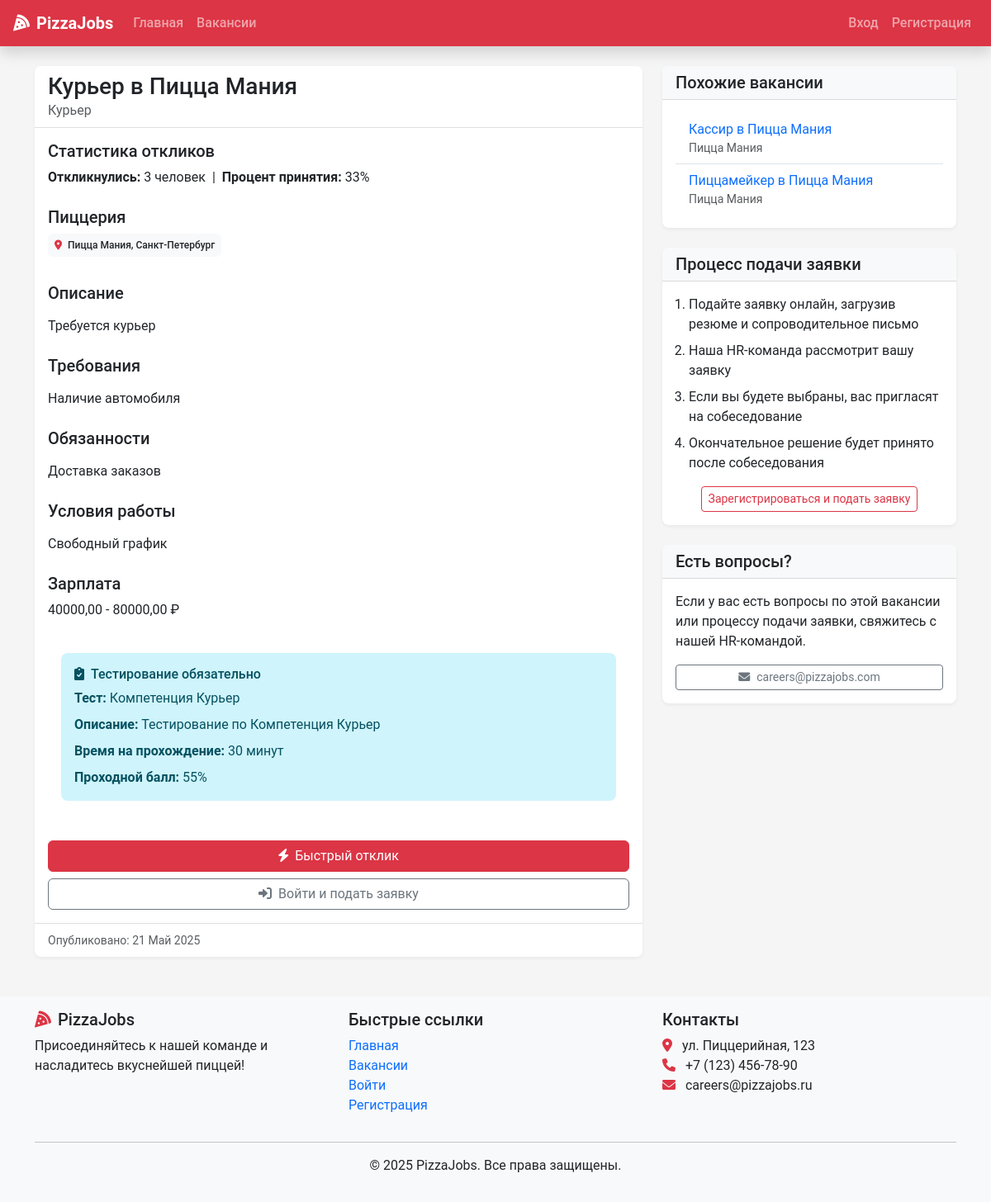
Page /vacancies/7/ on the committed database.
### recruitment/models.py (models this page shows, shortened)
class Vacancy(models.Model):
    title = models.CharField(max_length=100)
    position_type = models.ForeignKey(PositionType,
                                      on_delete=models.CASCADE,
                                      related_name='vacancies')
    restaurants = models.ManyToManyField(Restaurant, related_name='vacancies')
    description = models.TextField()
    requirements = models.TextField()
    responsibilities = models.TextField()
    conditions = models.TextField()
    salary_min = models.DecimalField(max_digits=10,
                                     decimal_places=2,
                                     null=True,
                                     blank=True)
    salary_max = models.DecimalField(max_digits=10,
                                     decimal_places=2,
                                     null=True,
                                     blank=True)
    is_active = models.BooleanField(default=True)
    created_at = models.DateTimeField(auto_now_add=True)
    updated_at = models.DateTimeField(auto_now=True)
    created_by = models.ForeignKey(User,
                                   on_delete=models.SET_NULL,
                                   null=True,
                                   related_name='created_vacancies')
    class Meta:
        verbose_name_plural = "Vacancies"

class PositionType(models.Model):
    title = models.CharField(max_length=100, unique=True)
    description = models.TextField()

class Restaurant(models.Model):
    name = models.CharField(max_length=100)
    address = models.CharField(max_length=255)
    city = models.CharField(max_length=100)
    manager = models.ForeignKey(User,
                                on_delete=models.SET_NULL,
                                null=True,
                                blank=True,
                                related_name='managed_restaurants')

class Test(models.Model):
    position_type = models.OneToOneField(PositionType,
                                         on_delete=models.CASCADE,
                                         related_name='test')
    title = models.CharField(max_length=200)
    description = models.TextField()
    time_limit = models.IntegerField(help_text="Time limit in minutes")
    passing_score = models.IntegerField(default=70)
    is_active = models.BooleanField(default=True)

### recruitment/views.py (the view)
# urls.py: path('vacancies/<int:vacancy_id>/', views.vacancy_detail, name='vacancy_detail'),
def vacancy_detail(request, vacancy_id):
        vacancy = get_object_or_404(Vacancy, id=vacancy_id, is_active=True)
        user_applied = False
        if request.user.is_authenticated:
            user_applied = Application.objects.filter(
                vacancy=vacancy,
                user=request.user
            ).exists()
        total_applications = Application.objects.filter(vacancy=vacancy).count()
        accepted_applications = Application.objects.filter(
            vacancy=vacancy,
            status=ApplicationStatus.ACCEPTED
        ).count()
        acceptance_rate = (
            (accepted_applications * 100) // total_applications
            if total_applications > 0 else 0
        )
        vacancy_restaurants = vacancy.restaurants.all()
        similar_qs = (Vacancy.objects
        .filter(is_active=True,
                restaurants__in=vacancy_restaurants)
        .exclude(pk=vacancy.pk)
        .distinct())
        restaurant_ids = vacancy_restaurants.values_list('id', flat=True)
        similar_vacancies = []
        for sim in similar_qs.prefetch_related('restaurants'):
            common = sim.restaurants.filter(id__in=restaurant_ids).first()
            similar_vacancies.append({
                'vacancy': sim,
                'restaurant': common
                })
        context = {
            'vacancy': vacancy,
            'user_applied': user_applied,
            'total_applications': total_applications,
            'acceptance_rate': acceptance_rate,
            'similar_vacancies': similar_vacancies,
        }
        return render(request, 'vacancies/detail.html', context)

### recruitment/context_processors.py (called while the page is built, shortened)
def notifications_context(request):
    context = {}
    return context

### templates/vacancies/detail.html (shortened to what this page needs)
{% extends 'base.html' %}
{% block content %}
<div class="container">
    <div class="row">
        <div class="col-lg-8">
            <div class="card shadow-sm mb-4">
                <div class="card-header bg-white">
                    <h1 class="card-title h3 mb-0">{{ vacancy.title }}</h1>
                    <p class="text-muted mb-0">{{ vacancy.position_type.title }}</p>
                </div>
                <div class="card-body">
                <div class="mb-4">
                    <h5>Статистика откликов</h5>
                    <p>
                        <strong>Откликнулись:</strong> {{ total_applications }} человек
                        {% if total_applications > 0 %}
                            &nbsp;|&nbsp;
                            <strong>Процент принятия:</strong> {{ acceptance_rate }}%
                        {% endif %}
                    </p>
                </div>
                    <div class="mb-4">
                        <h5>Пиццерия</h5>
                        <div class="d-flex flex-wrap">
                            {% for restaurant in vacancy.restaurants.all %}
                                <div class="badge bg-light text-dark me-2 mb-2 p-2">
                                    <i class="fas fa-map-marker-alt text-danger me-1"></i>
                                    {{ restaurant.name }}, {{ restaurant.city }}
                                </div>
                            {% endfor %}
                        </div>
                    </div>
                    <div class="mb-4">
                        <h5>Описание</h5>
                        <p>{{ vacancy.description|linebreaks }}</p>
                    </div>
                    <div class="mb-4">
                        <h5>Требования</h5>
                        <p>{{ vacancy.requirements|linebreaks }}</p>
                    </div>
                    <div class="mb-4">
                        <h5>Обязанности</h5>
                        <p>{{ vacancy.responsibilities|linebreaks }}</p>
                    </div>
                    <div class="mb-4">
                        <h5>Условия работы</h5>
                        <p>{{ vacancy.conditions|linebreaks }}</p>
                    </div>
                    {% if vacancy.salary_min or vacancy.salary_max %}
                        <div class="mb-4">
                            <h5>Зарплата</h5>
                            <p>
                                {% if vacancy.salary_min and vacancy.salary_max %}
                                    {{ vacancy.salary_min }} - {{ vacancy.salary_max }} ₽
                                {% elif vacancy.salary_min %}
                                    От {{ vacancy.salary_min }} ₽
                                {% elif vacancy.salary_max %}
                                    До {{ vacancy.salary_max }} ₽
                                {% endif %}
                            </p>
                        </div>
                    {% endif %}
                    {% if vacancy.position_type.test and vacancy.position_type.test.is_active %}
                        <div class="card mb-3">
                            <div class="card-body">
                                <div class="alert alert-info">
                                    <h6><i class="fas fa-clipboard-check me-2"></i>Тестирование обязательно</h6>
                                    <p class="mb-2"><strong>Тест:</strong> {{ vacancy.position_type.test.title }}</p>
                                    <p class="mb-2"><strong>Описание:</strong> {{ vacancy.position_type.test.description }}</p>
                                    <p class="mb-2"><strong>Время на прохождение:</strong> {{ vacancy.position_type.test.time_limit }} минут</p>
                                    <p class="mb-0"><strong>Проходной балл:</strong> {{ vacancy.position_type.test.passing_score }}%</p>
                                    {% if user.is_authenticated %}
                                        {% load recruitment_extras %}
                                    {% endif %}
                                </div>
                            </div>
                        </div>
                    {% endif %}
                    {% if user.is_authenticated %}
                        {% if user.profile.role == 'CANDIDATE' %}
                            {% if not user_applied %}
                                <div class="d-grid gap-2">
                                    {% comment %}
                                    {% if vacancy.test and vacancy.test.is_active %}
                                        <a href="{% url 'take_test' vacancy.test.id %}" class="btn btn-danger">
                                            <i class="fas fa-tasks me-2"></i>Пройти тест для отклика
                                        </a>
                                    {% else %}
                                        <a href="{% url 'apply_for_vacancy' vacancy.id %}" class="btn btn-danger">
                                            <i class="fas fa-paper-plane me-2"></i>Откликнуться
                                        </a>
                                    {% endif %}
                                    {% endcomment %}
                                    <a href="{% url 'apply_for_vacancy' vacancy.id %}" class="btn btn-danger">
                                        <i class="fas fa-paper-plane me-2"></i>Откликнуться
                                    </a>
                                </div>
                            {% endif %}
                        {% endif %}
                    {% else %}
                        <div class="d-grid gap-2">
                            <a href="{% url 'quick_apply' vacancy.id %}" class="btn btn-danger">
                                <i class="fas fa-bolt me-2"></i>Быстрый отклик
                            </a>
                            <a href="{% url 'login' %}?next={% url 'apply_for_vacancy' vacancy.id %}" class="btn btn-outline-secondary">
                                <i class="fas fa-sign-in-alt me-2"></i>Войти и подать заявку
                            </a>
                        </div>
                    {% endif %}
                </div>
                <div class="card-footer bg-white text-muted">
                    <small>Опубликовано: {{ vacancy.created_at|date:"j F Y" }}</small>
                </div>
            </div>
        </div>
        <div class="col-lg-4">
        <div class="card shadow-sm mb-4">
            <div class="card-header bg-light">
                <h5 class="mb-0">Похожие вакансии</h5>
            </div>
            <div class="card-body">
                {% if similar_vacancies %}
                    <ul class="list-group list-group-flush">
                        {% for item in similar_vacancies %}
                            <li class="list-group-item">
                                <a href="{% url 'vacancy_detail' item.vacancy.id %}" class="text-decoration-none">
                                    {{ item.vacancy.title }}
                                </a>
                                <div class="small text-muted">
                                    {{ item.restaurant.name }}
                                </div>
                            </li>
                        {% endfor %}
                    </ul>
                {% else %}
                    <p class="text-muted">Нет похожих вакансий.</p>
                {% endif %}
            </div>
        </div>
            <div class="card shadow-sm mb-4">
                <div class="card-header bg-light">
                    <h5 class="mb-0">Процесс подачи заявки</h5>
                </div>
                <div class="card-body">
                    <ol class="ps-3">
                        <li class="mb-2">Подайте заявку онлайн, загрузив резюме и сопроводительное письмо</li>
                        <li class="mb-2">Наша HR-команда рассмотрит вашу заявку</li>
                        <li class="mb-2">Если вы будете выбраны, вас пригласят на собеседование</li>
                        <li class="mb-2">Окончательное решение будет принято после собеседования</li>
                    </ol>
                    <div class="text-center mt-3">
                        {% if user.is_authenticated %}
                            {% if user.profile.role == 'CANDIDATE' %}
                                {% if not user_applied %}
                                    <a href="{% url 'apply_for_vacancy' vacancy.id %}" class="btn btn-sm btn-outline-danger">
                                        Подать заявку
                                    </a>
                                {% endif %}
                            {% endif %}
                        {% else %}
                            <a href="{% url 'register' %}" class="btn btn-sm btn-outline-danger">
                                Зарегистрироваться и подать заявку
                            </a>
                        {% endif %}
                    </div>
                </div>
            </div>
            <div class="card shadow-sm">
                <div class="card-header bg-light">
                    <h5 class="mb-0">Есть вопросы?</h5>
                </div>
                <div class="card-body">
                    <p>Если у вас есть вопросы по этой вакансии или процессу подачи заявки, свяжитесь с нашей HR-командой.</p>
                    <div class="d-grid">
                        <a href="mailto:careers@pizzajobs.com" class="btn btn-sm btn-outline-secondary">
                            <i class="fas fa-envelope me-2"></i>careers@pizzajobs.com
                        </a>
                    </div>
                </div>
            </div>
        </div>
    </div>
</div>
{% endblock %}

### static/css/main.css (style rules this page uses)
:root { --pizza-red: #dc3545; --pizza-green: #198754; --pizza-white: #ffffff; --pizza-light: #f8f9fa; --pizza-dark: #212529; --pizza-secondary: #6c757d; }
body { font-family: 'Roboto', 'Segoe UI', Arial, sans-serif; color: var(--pizza-dark); background-color: #f5f5f5; min-height: 100vh; display: flex; flex-direction: column; }
.card { border-radius: 0.5rem; border: none; overflow: hidden; }
.card-header { border-bottom: 1px solid rgba(0, 0, 0, 0.125); }
.card-footer { border-top: 1px solid rgba(0, 0, 0, 0.125); }
.card-header.bg-white { background-color: white; }
.card.shadow-sm { box-shadow: 0 0.125rem 0.25rem rgba(0, 0, 0, 0.05) !important; }
.badge { font-weight: 500; padding: 0.35em 0.65em; }
.alert { border-radius: 0.5rem; border: none; }

### rows in the picture
Vacancy: title "Курьер в Пицца Мания", position_type "Курьер", description "Требуется курьер", requirements "Наличие автомобиля", responsibilities "Доставка заказов", conditions "Свободный график", salary_min "40000,00", salary_max "80000,00", position_type.test "Компетенция Курьер", position_type.test.description "Тестирование по Компетенция Курьер", position_type.test.time_limit "30", position_type.test.passing_score "55", created_at "21 Май 2025"
Restaurant: name "Пицца Мания", city "Санкт-Петербург"
Vacancy: vacancy "Кассир в Пицца Мания", restaurant.name "Пицца Мания"
Vacancy: vacancy "Пиццамейкер в Пицца Мания", restaurant.name "Пицца Мания"

### other values in the picture
{{ total_applications }} "3"
{{ acceptance_rate }} "33"
